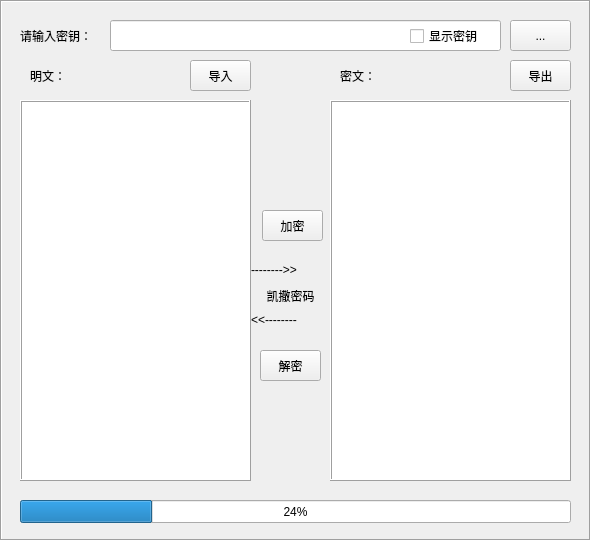
     <widget class="QFrame" name="cipher_with_key_frame">
      <property name="geometry">
       <rect>
        <x>170</x>
        <y>10</y>
        <width>591</width>
        <height>541</height>
       </rect>
      </property>
      <property name="frameShape">
       <enum>QFrame::Box</enum>
      </property>
      <property name="frameShadow">
       <enum>QFrame::Sunken</enum>
      </property>
      <widget class="QLabel" name="input_label">
       <property name="geometry">
        <rect>
         <x>20</x>
         <y>20</y>
         <width>91</width>
         <height>31</height>
        </rect>
       </property>
       <property name="font">
        <font>
         <family>Consolas</family>
        </font>
       </property>
       <property name="text">
        <string>请输入密钥：</string>
       </property>
       <property name="textFormat">
        <enum>Qt::AutoText</enum>
       </property>
       <property name="wordWrap">
        <bool>false</bool>
       </property>
      </widget>
      <widget class="QLineEdit" name="input_key">
       <property name="geometry">
        <rect>
         <x>110</x>
         <y>20</y>
         <width>391</width>
         <height>31</height>
        </rect>
       </property>
       <property name="inputMethodHints">
        <set>Qt::ImhHiddenText</set>
       </property>
       <property name="clearButtonEnabled">
        <bool>false</bool>
       </property>
      </widget>
      <widget class="QToolButton" name="ie_key_tool_button">
       <property name="geometry">
        <rect>
         <x>510</x>
         <y>20</y>
         <width>61</width>
         <height>31</height>
        </rect>
       </property>
       <property name="text">
        <string>...</string>
       </property>
      </widget>
      <widget class="QProgressBar" name="progress_bar">
       <property name="geometry">
        <rect>
         <x>20</x>
         <y>500</y>
         <width>551</width>
         <height>23</height>
        </rect>
       </property>
       <property name="value">
        <number>24</number>
       </property>
      </widget>
      <widget class="QPlainTextEdit" name="cipher_text_edit">
       <property name="geometry">
        <rect>
         <x>330</x>
         <y>100</y>
         <width>241</width>
         <height>381</height>
        </rect>
       </property>
       <property name="frameShape">
        <enum>QFrame::Box</enum>
       </property>
       <property name="frameShadow">
        <enum>QFrame::Raised</enum>
       </property>
      </widget>
      <widget class="QPlainTextEdit" name="plain_text_edit">
       <property name="geometry">
        <rect>
         <x>20</x>
         <y>100</y>
         <width>231</width>
         <height>381</height>
        </rect>
       </property>
       <property name="frameShape">
        <enum>QFrame::Box</enum>
       </property>
       <property name="frameShadow">
        <enum>QFrame::Raised</enum>
       </property>
       <property name="horizontalScrollBarPolicy">
        <enum>Qt::ScrollBarAlwaysOff</enum>
       </property>
       <property name="sizeAdjustPolicy">
        <enum>QAbstractScrollArea::AdjustToContents</enum>
       </property>
       <property name="lineWrapMode">
        <enum>QPlainTextEdit::WidgetWidth</enum>
       </property>
      </widget>
      <widget class="QLabel" name="plaintext_label">
       <property name="geometry">
        <rect>
         <x>30</x>
         <y>60</y>
         <width>51</width>
         <height>31</height>
        </rect>
       </property>
       <property name="text">
        <string>明文：</string>
       </property>
      </widget>
      <widget class="QPushButton" name="import_plaintext_button">
       <property name="geometry">
        <rect>
         <x>190</x>
         <y>60</y>
         <width>61</width>
         <height>31</height>
        </rect>
       </property>
       <property name="text">
        <string>导入</string>
       </property>
      </widget>
      <widget class="QPushButton" name="export_ciphertext_button">
       <property name="geometry">
        <rect>
         <x>510</x>
         <y>60</y>
         <width>61</width>
         <height>31</height>
        </rect>
       </property>
       <property name="text">
        <string>导出</string>
       </property>
      </widget>
      <widget class="QLabel" name="ciphertext_label">
       <property name="geometry">
        <rect>
         <x>340</x>
         <y>60</y>
         <width>51</width>
         <height>31</height>
        </rect>
       </property>
       <property name="frameShape">
        <enum>QFrame::NoFrame</enum>
       </property>
       <property name="frameShadow">
        <enum>QFrame::Plain</enum>
       </property>
       <property name="text">
        <string>密文：</string>
       </property>
      </widget>
      <widget class="QPushButton" name="encrypt_button">
       <property name="geometry">
        <rect>
         <x>262</x>
         <y>210</y>
         <width>61</width>
         <height>31</height>
        </rect>
       </property>
       <property name="text">
        <string>加密</string>
       </property>
      </widget>
      <widget class="QPushButton" name="decrypt_button">
       <property name="geometry">
        <rect>
         <x>260</x>
         <y>350</y>
         <width>61</width>
         <height>31</height>
        </rect>
       </property>
       <property name="text">
        <string>解密</string>
       </property>
      </widget>
      <widget class="QLabel" name="arrow_right">
       <property name="geometry">
        <rect>
         <x>251</x>
         <y>260</y>
         <width>81</width>
         <height>20</height>
        </rect>
       </property>
       <property name="text">
        <string>--------&gt;&gt;</string>
       </property>
      </widget>
      <widget class="QLabel" name="arrow_left">
       <property name="geometry">
        <rect>
         <x>251</x>
         <y>310</y>
         <width>81</width>
         <height>20</height>
        </rect>
       </property>
       <property name="text">
        <string>&lt;&lt;--------</string>
       </property>
      </widget>
      <widget class="QCheckBox" name="check_key">
       <property name="geometry">
        <rect>
         <x>410</x>
         <y>26</y>
         <width>91</width>
         <height>20</height>
        </rect>
       </property>
       <property name="text">
        <string>显示密钥</string>
       </property>
      </widget>
      <widget class="QLabel" name="label">
       <property name="geometry">
        <rect>
         <x>250</x>
         <y>285</y>
         <width>81</width>
         <height>21</height>
        </rect>
       </property>
       <property name="text">
        <string>凯撒密码</string>
       </property>
       <property name="alignment">
        <set>Qt::AlignCenter</set>
       </property>
      </widget>
     </widget>
